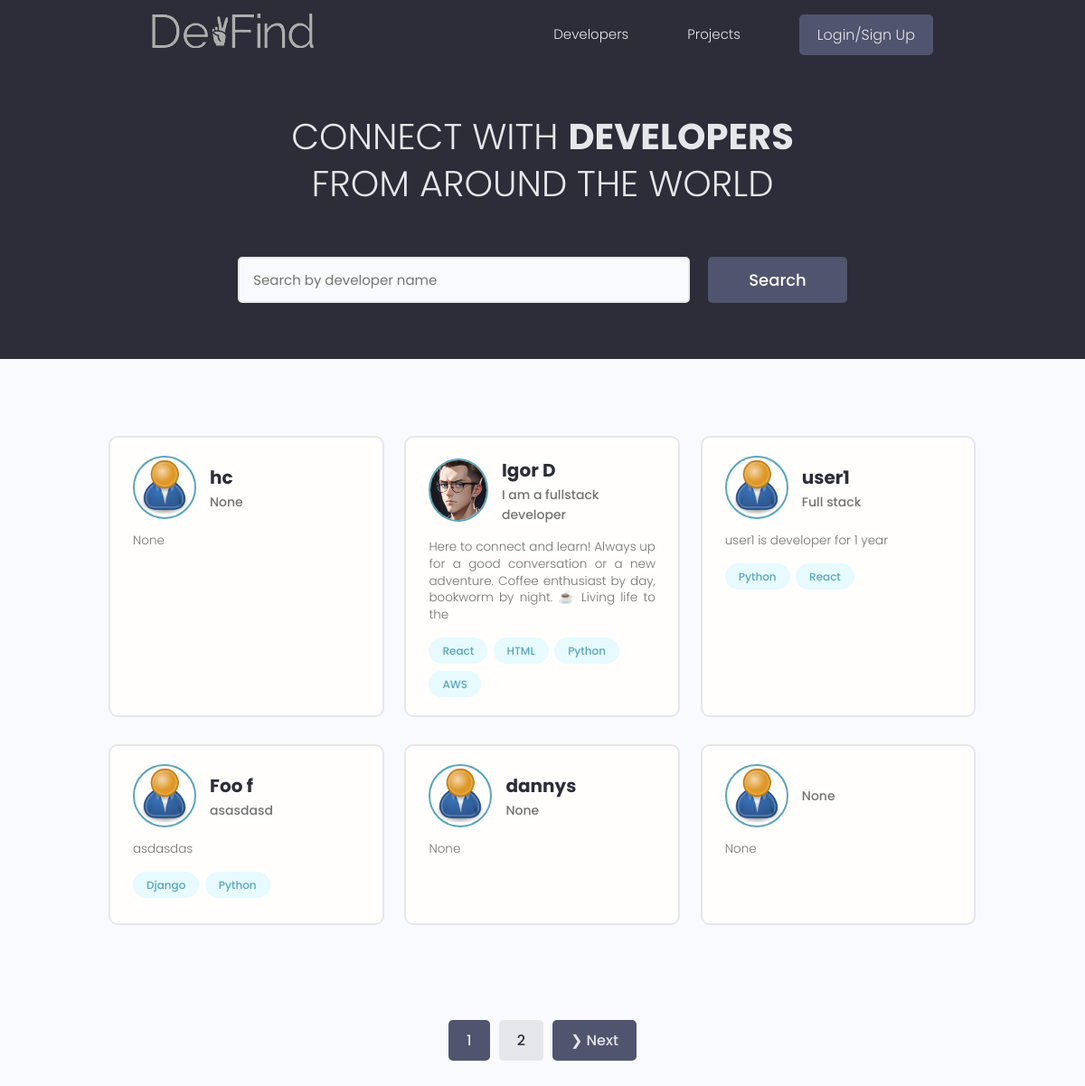
Before: / with the older database file.
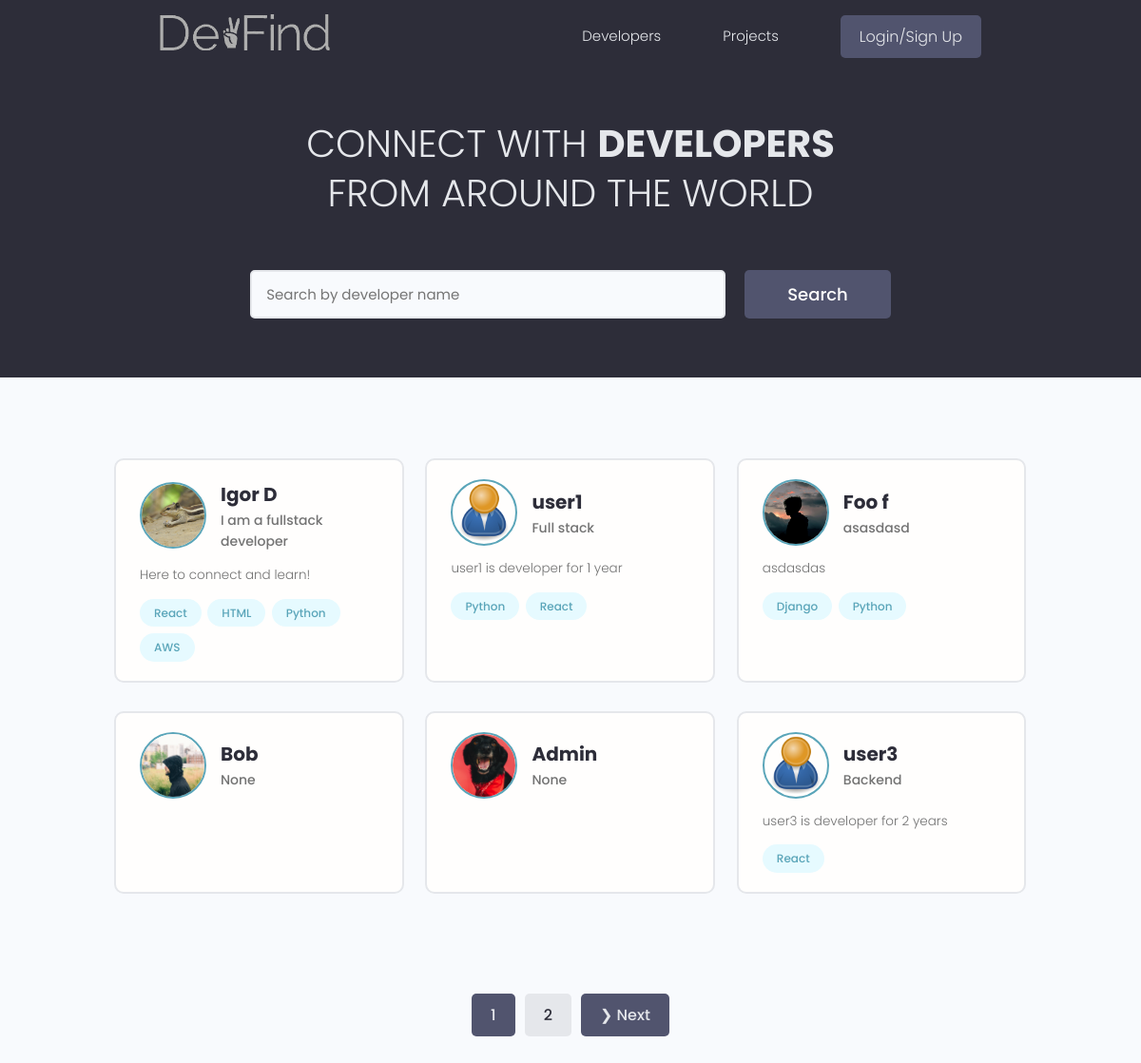
After: the same page with the newer database file.
### users/models.py (models this page shows, shortened)
class Profile(models.Model):
    user = models.OneToOneField(User, on_delete=models.CASCADE, null=True, blank=True)
    name = models.CharField(max_length=200, blank=True, null=True)
    email = models.EmailField(max_length=500, blank=True, null=True)
    username= models.CharField(max_length=200, blank=True, null=True)
    location = models.CharField(max_length=200, blank=True, null=True)
    short_intro = models.CharField(max_length=200, blank=True, null=True)
    bio = models.TextField(blank=True, null=True)
    profile_image = models.ImageField(null=True, blank=True, upload_to='profiles/', default="profiles/user-default.png")
    social_github = models.CharField(max_length=200, blank=True, null=True)
    social_twitter = models.CharField(max_length=200, blank=True, null=True)
    social_linkedin = models.CharField(max_length=200, blank=True, null=True)
    social_youtube = models.CharField(max_length=200, blank=True, null=True)
    social_website = models.CharField(max_length=200, blank=True, null=True)
    created = models.DateTimeField(auto_now_add=True)
    id = models.UUIDField(default=uuid.uuid4, unique=True, primary_key=True, editable=False)

class Skill(models.Model):
    owner = models.ForeignKey(Profile, on_delete=models.CASCADE, null=True, blank=True)
    name = models.CharField(max_length=200, blank=True, null=True)
    description = models.TextField(null=True, blank=True)
    created = models.DateTimeField(auto_now_add=True)
    id = models.UUIDField(default=uuid.uuid4, unique=True, primary_key=True, editable=False)
    def __str__(self):
        return str(self.name)

### users/views.py (the view)
# urls.py: path('', views.profiles, name="profiles"),
def profiles(request):
    profiles, search_query = searchProfiles(request)
    custom_range, profiles = paginateProfiles(request, profiles, 6)
    context = {'profiles': profiles, 'search_query': search_query, 'custom_range': custom_range}
    return render(request, 'users/profiles.html', context)

### users/utils.py (called while the page is built)
def paginateProfiles(request, profiles, results):
    page = request.GET.get('page')
    paginator = Paginator(profiles, results)
    try:
        profiles = paginator.page(page)
    except PageNotAnInteger:
        page = 1
        profiles = paginator.page(page)
    except EmptyPage:
        page = paginator.num_pages
        profiles = paginator.page(page)
    leftIndex = (int(page) - 4)
    if leftIndex < 1:
        leftIndex = 1
    rightIndex = (int(page) + 5)
    if rightIndex > paginator.num_pages:
        rightIndex = paginator.num_pages + 1
    custom_range = range(leftIndex, rightIndex)
    return custom_range, profiles

def searchProfiles(request):
    search_query = ''
    if request.GET.get('search_query'):
        search_query = request.GET.get('search_query')
    skills = Skill.objects.filter(name__icontains=search_query)
    profiles = Profile.objects.distinct().filter(Q(name__icontains=search_query) |
                                                 Q(short_intro__icontains=search_query) |
                                                 Q(skill__in=skills))
    return profiles, search_query

### users/templates/users/profiles.html (shortened to what this page needs)
{% extends 'main.html' %} {% block content %}
<main class="home">
  <section class="hero-section text-center">
    <div class="container container--narrow">
      <div class="hero-section__box">
        <h2>CONNECT WITH <span>DEVELOPERS</span></h2>
        <h2>FROM AROUND THE WORLD</h2>
      </div>
      <div class="hero-section__search">
        <form id="search-form" class="form" action="{% url 'profiles' %}" method="get">
          <div class="form__field">
            <input
              class="input input--text"
              id="formInput#search"
              type="text"
              name="search_query"
              value="{{ search_query }}"
              placeholder="Search by developer name"
            />
          </div>
          <input class="btn btn--sub btn--lg" type="submit" value="Search" />
        </form>
      </div>
    </div>
  </section>
  <section class="devlist">
    <div class="container">
      <div class="grid grid--three">
        {% for profile in profiles %}
        <div class="column card">
          <div class="dev">
            <a href="{% url 'user-profile' profile.id %}" class="card__body">
              <div class="dev__profile">
                <img
                  class="avatar avatar--md"
                  src="{{ profile.profile_image.url }}"
                  alt="image"
                />
                <div class="dev__meta">
                  <h3>{{ profile.name }}</h3>
                  <h5>{{profile.short_intro|slice:"60"}}</h5>
                </div>
              </div>
              <p class="dev__info">{{profile.bio|slice:"150"}}</p>
              <div class="dev__skills">
                {% for skill in profile.skill_set.all|slice:"5" %}
                <span class="tag tag--pill tag--main">
                  <small>{{skill}}</small>
                </span>
                {% endfor %}
              </div>
            </a>
          </div>
        </div>
        {% endfor %}
      </div>
    </div>
  </section>
  {% include 'pagination.html' with queryset=profiles %}
</main>
{% endblock content %}

### templates/main.html (shortened to what this page needs)
<!DOCTYPE html>
{% load static %}
<html lang="en">
  <head>
    <link
      rel="stylesheet"
      href="https://unpkg.com/line-awesome/dist/line-awesome/css/line-awesome.min.css"
    />
    <link rel="stylesheet" href="{% static 'uikit/styles/uikit.css' %}" />
    <link rel="stylesheet" href="{% static 'styles/app.css' %}" />
  </head>
  <body>
    {% include 'navbar.html' %}
    {% block content %} {% endblock content %}
  </body>
</html>

### templates/navbar.html (shortened to what this page needs)
{% load static %}
<header class="header">
  <div class="container container--narrow">
    <a href="{% url 'profiles' %}" class="header__logo">
      <img src="{% static 'images/logo.png' %}" alt="Dev Folio Logo" />
    </a>
    <nav class="header__nav">
      <ul class="header__menu">
        <li class="header__menuItem">
          <a href="{% url 'profiles' %}">Developers</a>
        </li>
        <li class="header__menuItem">
          <a href="{% url 'projects' %}">Projects</a>
        </li>
        {% if request.user.is_authenticated %}
        <li class="header__menuItem"><a href="{% url 'inbox' %}">Inbox</a></li>
        <li class="header__menuItem">
          <a href="{% url 'account' %}">Account</a>
        </li>
        <li class="header__menuItem">
          <a href="{% url 'logout' %}" class="btn btn--sub">Logout</a>
        </li>
        {% else %}
        <li class="header__menuItem">
          <a href="{% url 'login' %}" class="btn btn--sub">Login/Sign Up</a>
        </li>
        {% endif %}
      </ul>
    </nav>
  </div>
</header>

### templates/pagination.html (shortened to what this page needs)
{% if queryset.has_other_pages %}
  <div class="pagination">
    <ul class="container">
      {% for page in custom_range %}
        {% if page == queryset.number %}
          <li><a href="?page={{page}}" class="btn page-link btn--sub" data-page="{{page}}">{{page}}</a></li>
        {% else %}
          <li><a href="?page={{page}}" class="btn page-link" data-page="{{page}}">{{page}}</a></li>
        {% endif %}
      {% endfor %}
      {% if queryset.has_next %}
        <li><a href="?page={{queryset.next_page_number}}" class="btn page-link btn--sub" data-page="{{queryset.next_page_number}}">&#10095 Next</a></li>
      {% endif %}
    </ul>
  </div>
{% endif %}

### static/styles/app.css (style rules this page uses)
:root { --color-sub: #2d2d39; }
.btn--sub { background-color: var(--color-sub-light); }
.card { border: 2px solid var(--color-light); }
img { width: 100%; }
.header { position: sticky; z-index: 111; background-color: var(--color-sub); padding: 1.5rem 0; }
.header > .container { display: flex; justify-content: space-between; align-items: center; }
.header__logo > img { height: 3.8rem; }
.header__nav > ul { display: inline-flex; align-items: center; list-style: none; gap: 6.5rem; }
.header__menuItem > a { color: var(--color-light); font-weight: 300; }
.hero-section { height: 40vh; display: flex; align-items: center; background-color: var(--color-sub); }
.hero-section__box { margin-bottom: 4rem; }
.hero-section__box > h2, .hero-section__box > h2 > span { font-size: 4rem; color: var(--color-light); line-height: 1.3; text-transform: uppercase; }
.hero-section__box > h2 { font-weight: 300; }
.hero-section__box > h2 > span { font-weight: 700; }
.hero-section__search > .form { display: flex; align-items: center; justify-content: center; gap: 2rem; }
.hero-section__search > .form input.input--text { width: 50rem; }
.devlist { margin-top: 8rem; }
.devlist .grid { align-items: stretch; }
.devlist .dev .dev__profile { display: flex; align-items: center; gap: 1.5rem; }
.devlist .dev .dev__meta h3 { color: var(--color-sub); font-size: 2rem; font-weight: 700; }
.devlist .dev .dev__meta h5 { color: var(--color-text); font-size: 1.4rem; font-weight: 500; }
.devlist .dev .dev__info { margin: 1.5rem 0; font-size: 1.35rem; line-height: 1.4; text-align: justify; }
.pagination { margin-top: 8rem; margin-bottom: 10rem; }
.pagination > ul { flex-wrap: wrap; list-style: none; display: flex; align-items: center; justify-content: center; gap: 1rem; }
.pagination .btn { color: var(--color-sub); }
.pagination .btn.btn--sub { color: var(--color-light); }

### static/uikit/styles/modules/_variables.css (style rules this page uses)
:root { --color-main: #5aa5b9; --color-main-light: #e6faff; --color-sub: #3f4156; --color-sub-light: #51546e; --color-sub-lighter: #ededfd; --color-text: #737373; --color-gray: #8b8b8b; --color-light: #e5e7eb; --color-light-gray: #767676; --color-bg: #f8fafd; --color-white: #fffefd; --color-white-light: #f3f3f3; --color-success: #359e64; --color-success-bg: #def8e8; --color-error: #fc4b0b; --color-error-bg: #fff2ee; --font-base: 'Poppins', arial, helvetica, 'Segoe UI', roboto, ubuntu, sans-serif; --font-monospace: 'Fira Code', 'Courier New', courier, monospace; --font-regular: 300; --font-medium: 500; --font-bold: 700; --generic-shadow: 1px 1px 5px #00000010; --generic-transition: all 0.3s ease-in-out; }

### static/uikit/styles/modules/_base.css (style rules this page uses)
* { margin: 0; padding: 0; box-sizing: border-box; text-rendering: optimizeLegibility; color: inherit; font-size: inherit; }
html { font-size: 50%; }
@media only screen and (min-width: 480px) { html { font-size: 56.25%; } }
@media only screen and (min-width: 1200px) { html { font-size: 62.5%; } }
body { line-height: 1.6; font-weight: 400; font-size: 1.5rem; color: var(--color-text); background-color: var(--color-bg); min-height: 100vh; }

### static/uikit/styles/modules/_typography.css (style rules this page uses)
* { font-family: var(--font-base); }
h2 { font-size: 3.6rem; font-weight: var(--font-bold); }
h3 { font-size: 3.2rem; font-weight: var(--font-medium); }
h5 { font-size: 2.4rem; font-weight: var(--font-medium); }
h5, h6 { font-weight: var(--font-regular); }
p, span, strong { font-size: 1.6rem; color: var(--color-text); font-weight: var(--font-regular); }
a { padding-bottom: 2px; text-decoration: none; display: inline-block; color: var(--color-main); font-weight: var(--font-medium); }

### static/uikit/styles/modules/_utilities.css (style rules this page uses)
.container { width: 92%; max-width: 165rem; margin: 0 auto; box-sizing: border-box; }
.container--narrow { width: 92%; max-width: 120rem; }
@media screen and (min-width: 1000px) { .container { width: 90%; } }
@media screen and (min-width: 1000px) { .container--narrow { width: 85%; } }
@media screen and (min-width: 1200px) { .container { width: 80%; } }
@media screen and (min-width: 1200px) { .container--narrow { width: 72%; } }
.text-center { text-align: center; }

### static/uikit/styles/modules/_avatar.css (style rules this page uses)
.avatar { border-radius: 50%; border: 2px solid var(--color-main); object-fit: cover; }
.avatar--md { height: 7rem; width: 7rem; }

### static/uikit/styles/modules/_card.css (style rules this page uses)
.card { border-radius: 1rem; background-color: var(--color-white); border: 1.5px solid var(--color-light); width: auto; height: auto; margin-top: 0.5rem; margin-bottom: 0.5rem; overflow: hidden; }
.card__body, .card__header { padding: 2rem 2.5rem; }

Changed rows visible on the page:
removed Profile: profile_image (placeholder picture), name "hc", short_intro "None", bio "None"
changed Profile "Igor D": profile_image: a different picture; bio "Here to connect and learn! Always up for a good conversation or a new adventure. Coffee enthusiast by day, bookworm by night. ☕️ Living life to the" → "Here to connect and learn!"
changed Profile "Foo f": profile_image: picture added in place of a placeholder
changed Profile: profile_image: picture added in place of a placeholder; name "dannys" → "Bob"; bio "None" → (not shown)
changed Profile: profile_image: picture added in place of a placeholder; name (not shown) → "Admin"; bio "None" → (not shown)
now on this page (row unchanged): Profile: profile_image (placeholder picture), name "user3", short_intro "Backend", bio "user3 is developer for 2 years"
now on this page (row unchanged): Skill: name "React", shown under "user3"
